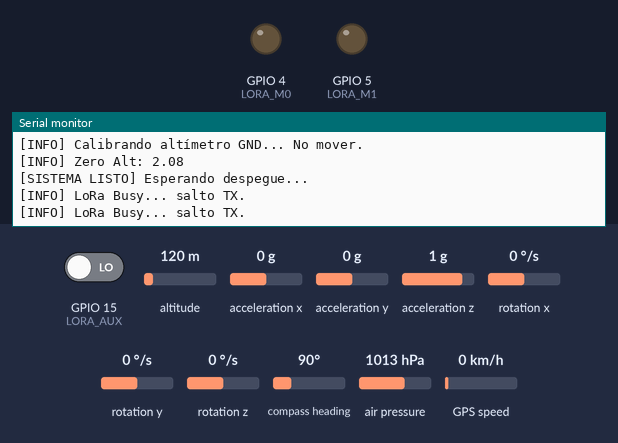
Simulated run of this sketch. Board: ESP32. Parts: output pins drawn as LEDs (lit = HIGH), the last lines printed to the serial monitor. Inputs (shaded band) come from the test bench; at power-on: air pressure 1013 hPa, GPIO 15 (LORA_AUX) LOW, GPS speed 0 km/h, altitude 120 m, acceleration x 0 g, acceleration y 0 g, acceleration z 1 g, rotation x 0 °/s, rotation y 0 °/s, rotation z 0 °/s, compass heading 90°. Storage starts empty; the GPS gets a fix after 3 s at 37.7749, -122.4194 with 8 satellites.

Above: at 2.3 s.
2.4 s: air pressure set to 952 hPa
At 3.0 s:
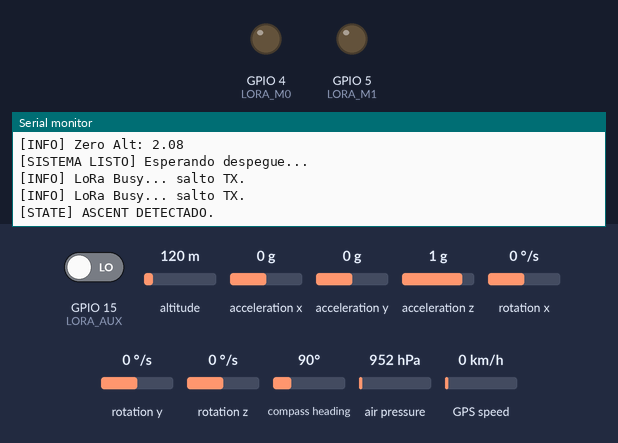
3.9 s: GPIO 15 (LORA_AUX) driven HIGH
At 5.0 s:
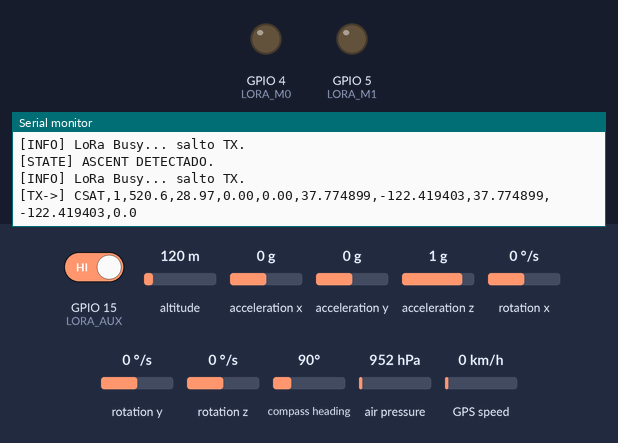
6.6 s: air pressure set to 975 hPa
At 7.1 s:
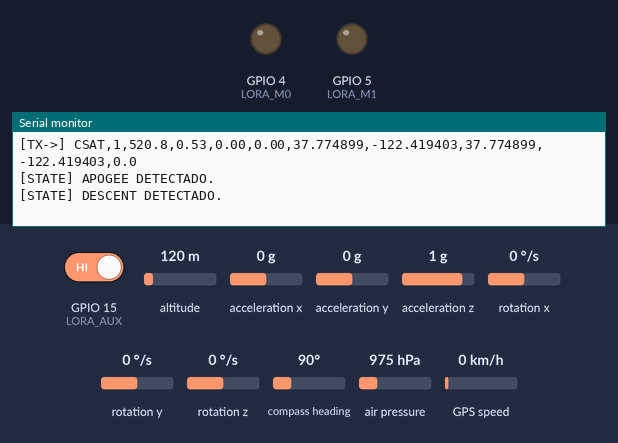
8.1 s: GPS speed set to 60 km/h
At 9.0 s:
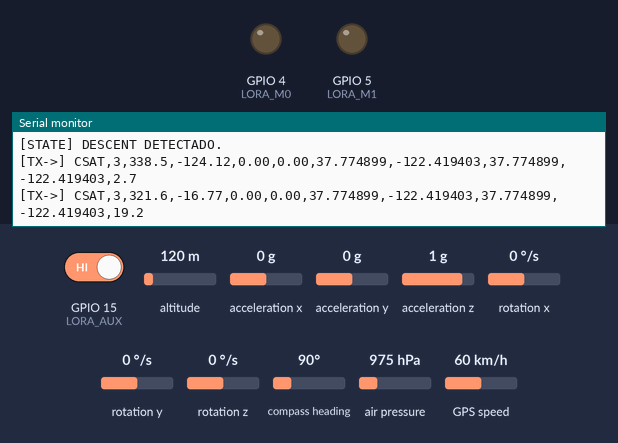
Timing chart, 0 to 11.1 s (numbered marks = the images above; inputs shaded):
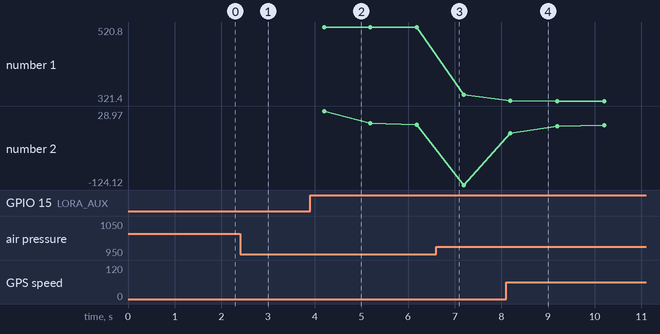

The sketch:

mision_prediccion_esp32.ino
```cpp
/*
 * =========================================================================================
 * CANSAT: MISIÓN DE PREDICCIÓN DE TRAYECTORIA Y ZONA DE ATERRIZAJE EN TIEMPO REAL
 * =========================================================================================
 * Microcontrolador: ESP32
 * Sensores:
 *   - MPU9250 (I2C): Acelerómetro, Giroscopio, Magnetómetro.
 *   - BMP280 (I2C): Presión, Temperatura, Altitud.
 *   - GPS NEO-6M (UART): Posición global, Velocidad inicial.
 *   - Módulo SD (SPI): Registro de datos locales.
 *   - Módulo LoRa EBYTE E32 (UART): Transmisión telemétrica a tierra.
 *
 * Arquitectura:
 *   - Máquina de Estados Finita No Bloqueante (millis()).
 *   - Filtro Madgwick (>100Hz) para estimación de orientación y aceleración lineal.
 *   - Fusión GPS (1Hz) + Integración Inercial para dead reckoning de velocidad horizontal.
 *   - Derivación de altitud filtrada para Tasa de Descenso (Velocidad Vertical).
 *   - Algoritmo de Predicción Espacial (Punto de Impacto).
 * =========================================================================================
 */

#include <Wire.h>
#include <SPI.h>
#include <SD.h>
#include <HardwareSerial.h>
#include <Adafruit_BMP280.h>
#include <TinyGPSPlus.h>
// Se asume el uso de una librería MPU9250 compatible (ej. hideakitai/MPU9250 o básica)
// y un filtro MadgwickAHRS. Si no dispones de ella, deberás instalarla en tu IDE.
#include "MPU9250.h"

// =========================================================================================
// DEFINICIÓN DE PINES ESP32
// =========================================================================================
// I2C (BMP280 y MPU9250 compartiendo bus)
#define I2C_SDA       21
#define I2C_SCL       22

// UART GPS (NEO-6M a 9600 baudios)
#define GPS_RX_PIN    12  // TX del GPS a RX ESP32
#define GPS_TX_PIN    13  // RX del GPS a TX ESP32
#define GPS_BAUD      9600

// UART LoRa EBYTE E32 (a 9600 baudios)
#define LORA_RX_PIN   16  // TXD LoRa a RX2 ESP32
#define LORA_TX_PIN   17  // RXD LoRa a TX2 ESP32
#define LORA_M0       4
#define LORA_M1       5
#define LORA_AUX      15

// SPI SD Card (Pines por defecto del VSPI en ESP32)
#define SD_CS_PIN     5
#define SD_MOSI_PIN   23
#define SD_MISO_PIN   19
#define SD_SCK_PIN    18

// =========================================================================================
// OBJETOS GLOBALES Y CONSTANTES
// =========================================================================================
Adafruit_BMP280 bmp;
MPU9250 mpu;
TinyGPSPlus gps;

HardwareSerial gpsSerial(1);   // UART1 para GPS
HardwareSerial loraSerial(2);  // UART2 para LoRa

File dataFile;
String fileName = "/flight_log.csv";

// =========================================================================================
// MÁQUINA DE ESTADOS
// =========================================================================================
enum FlightState {
  STATE_PRE_FLIGHT,
  STATE_ASCENT,
  STATE_APOGEE,
  STATE_DESCENT,
  STATE_LANDED
};
FlightState currentState = STATE_PRE_FLIGHT;

// =========================================================================================
// VARIABLES DEL SISTEMA DE NAVEGACIÓN Y PREDICCIÓN
// =========================================================================================
// Altímetro y Velocidad Vertical (dz/dt)
float baroAlt = 0.0;
float groundAltFloor = 0.0;     // Altitud cero en tierra
float filteredAlt = 0.0;
float verticalVelocity = 0.0;
unsigned long lastAltTime = 0;

// GPS y Dead Reckoning (Inercial + GPS)
float gpsLat = 0.0, gpsLng = 0.0;
float horizVelX = 0.0; // Velocidad Horizontal E-W (m/s)
float horizVelY = 0.0; // Velocidad Horizontal N-S (m/s)
unsigned long lastGpsTime = 0;

// Cinemática Inercial (Integración 100Hz)
unsigned long lastImuTime = 0;
float linAccelX = 0.0, linAccelY = 0.0, linAccelZ = 0.0; // Aceleración sin gravedad

// Predicción de Aterrizaje
float predictedLat = 0.0;
float predictedLng = 0.0;
float timeToLanding = 0.0;

// Temporizadores tareas
unsigned long lastTelemetryTime = 0;
unsigned long lastLogTime = 0;
const int TELEMETRY_INTERVAL = 1000; // 1Hz LoRa
const int LOG_INTERVAL = 100;        // 10Hz SD
const int IMU_INTERVAL = 10;         // 100Hz Madgwick/IMU

// =========================================================================================
// FUNCIONES AUXILIARES: LORA Y SD
// =========================================================================================
void setupLoRa() {
  pinMode(LORA_M0, OUTPUT);
  pinMode(LORA_M1, OUTPUT);
  pinMode(LORA_AUX, INPUT);

  // Set Normal Mode
  digitalWrite(LORA_M0, LOW);
  digitalWrite(LORA_M1, LOW);
  delay(100);
  loraSerial.begin(9600, SERIAL_8N1, LORA_RX_PIN, LORA_TX_PIN);
}

void setupSD() {
  if (!SD.begin(SD_CS_PIN)) {
    Serial.println("[ERROR] SD no montada o fallida.");
    return;
  }
  Serial.println("[INFO] SD Inicializada.");
  // Crear archivo con cabeceras
  dataFile = SD.open(fileName, FILE_APPEND);
  if (dataFile) {
    dataFile.println("Millis,State,Alt,dZ,Lat,Lng,Vx,Vy,PredLat,PredLng,TTL,Ax,Ay,Az");
    dataFile.close();
  }
}

void resetGroundAltitude() {
  float sum = 0;
  for (int i = 0; i < 20; i++) {
    sum += bmp.readAltitude(1013.25);
    delay(50);
  }
  groundAltFloor = sum / 20.0;
}

// =========================================================================================
// PRE-PROCESAMIENTO Y FILTROS
// =========================================================================================
// Actualizar orientación e integrar inercialmente
void updateIMU() {
  unsigned long now = millis();
  if (now - lastImuTime >= IMU_INTERVAL) { // >100 Hz
    float dt = (now - lastImuTime) / 1000.0;
    lastImuTime = now;

    if (mpu.update()) {
      // mpu.update() corre internamente el filtro Madgwick (según librería hideakitai/MPU9250)
      // Obtenemos la aceleración lineal (sin gravedad) en el marco de la Tierra (Norte, Este, Abajo).
      linAccelX = mpu.getLinearAccX(); // Eje X (Aprox compensado)
      linAccelY = mpu.getLinearAccY(); // Eje Y
      linAccelZ = mpu.getLinearAccZ(); // Eje Z (Vertical)

      // Dead Reckoning Inercial de Velocidad Horizontal entre lecturas GPS
      // Reducimos la deriva forzando a 0 si la aceleración es menor al ruido.
      if (abs(linAccelX) > 0.05) horizVelX += linAccelX * 9.81 * dt;
      if (abs(linAccelY) > 0.05) horizVelY += linAccelY * 9.81 * dt;
    }
  }
}

// Actualizar vel. vertical: Derivada de altitud con Low-Pass Básico
void updateBaroKinematics() {
  unsigned long now = millis();
  if (now - lastAltTime >= 50) { // 20 Hz
    float dt = (now - lastAltTime) / 1000.0;
    lastAltTime = now;

    float newAlt = bmp.readAltitude(1013.25) - groundAltFloor;

    // Low Pass Filter para Altitud (Suavizado)
    filteredAlt = (filteredAlt * 0.8) + (newAlt * 0.2);

    // Derivada Numérica v = (y2 - y1) / dt.  Si es negativo -> cayendo.
    float rawVel = (newAlt - baroAlt) / dt;
    verticalVelocity = (verticalVelocity * 0.9) + (rawVel * 0.1);

    baroAlt = newAlt;
  }
}

// Actualizar GPS (Corrige derivas inerciales cada 1 segundo)
void updateGPS() {
  while (gpsSerial.available() > 0) {
    if (gps.encode(gpsSerial.read())) {
      if (gps.location.isValid()) {
        gpsLat = gps.location.lat();
        gpsLng = gps.location.lng();

        // El GPS también nos da la velocidad sobre el suelo y el rumbo.
        // Convertimos a componentes cartesianos X, Y (Oeste-Este, Sur-Norte)
        if (gps.speed.isValid() && gps.course.isValid()) {
          float speedMps = gps.speed.mps();
          float courseRad = radians(gps.course.deg());

          // Corrección absoluta de la velocidad inercial (Evita el drift infinito)
          // X = Este (Seno del rumbo), Y = Norte (Coseno del rumbo)
          horizVelX = speedMps * sin(courseRad);
          horizVelY = speedMps * cos(courseRad);
        }
      }
    }
  }
}

// =========================================================================================
// ALGORITMO PREDICTOR DE ATERRIZAJE
// =========================================================================================
void runPredictionAlgorithm() {
  // Solo predecimos en descenso y si estamos cayendo a una velocidad lógica (ej. > 1 m/s)
  if (currentState == STATE_DESCENT && verticalVelocity < -1.0) {
    // Tiempo Restante = Distancia / Velocidad = Altitud / |dz/dt|
    timeToLanding = filteredAlt / abs(verticalVelocity);

    // Prevenir divisiones muy locas en ruido temporal
    if (timeToLanding > 300) timeToLanding = 300;

    // Distancia Proyectada (metros) = VelHorizontal * t
    float distX = horizVelX * timeToLanding;
    float distY = horizVelY * timeToLanding;

    // Conversión de Offset Metros a Grados Coordenadas (Aprox flat-earth para distancias cortas)
    // 1 grado Latitud = ~111.32 km. 1 grado Longitud = ~111.32 * cos(lat) km
    float deltaLat = distY / 111320.0;
    float deltaLng = distX / (111320.0 * cos(radians(gpsLat)));

    predictedLat = gpsLat + deltaLat;
    predictedLng = gpsLng + deltaLng;
  } else {
    // Si no desciende, caería teóricamente aquí mismo
    predictedLat = gpsLat;
    predictedLng = gpsLng;
    timeToLanding = 0;
  }
}

// =========================================================================================
// EVALUAR MÁQUINA DE ESTADOS
// =========================================================================================
void checkFlightState() {
  static float maxAltReached = 0;
  if (filteredAlt > maxAltReached) maxAltReached = filteredAlt;

  switch (currentState) {
    case STATE_PRE_FLIGHT:
      // Si subimos > 20 m y vel > 2m/s -> Despegue detectado
      if (filteredAlt > 20.0 && verticalVelocity > 2.0) {
        currentState = STATE_ASCENT;
        Serial.println("[STATE] ASCENT DETECTADO.");
      }
      break;

    case STATE_ASCENT:
      // Si la velocidad vertical es <= 0 y estamos altos -> Apogeo
      if (verticalVelocity <= 0.0 && filteredAlt > 30.0) {
        currentState = STATE_APOGEE;
        Serial.println("[STATE] APOGEE DETECTADO.");
      }
      break;

    case STATE_APOGEE:
      // Tras el apogeo, la velocidad cae definitivamente negativo
      if (verticalVelocity < -2.0) {
        currentState = STATE_DESCENT;
        Serial.println("[STATE] DESCENT DETECTADO.");
      }
      break;

    case STATE_DESCENT:
      // Si estamos cerca del suelo y la Tasa de Caída < 0.5 m/s prolongadamente
      if (filteredAlt < 10.0 && abs(verticalVelocity) < 1.0) {
        currentState = STATE_LANDED;
        Serial.println("[STATE] CANSAT LANDED.");
      }
      break;

    case STATE_LANDED:
      // Fin del vuelo, activa buzzer o modo bajo consumo
      break;
  }
}

// =========================================================================================
// EMPAQUETADO Y ENVÍO DE DATOS
// =========================================================================================
String buildTelemetryString() {
  // Formato: CSAT,State,Alt,dZ,Vvx,Vvy,Lat,Lng,PredLat,PredLng,TTL
  String data = "CSAT,";
  data += String(currentState) + ",";
  data += String(filteredAlt, 1) + ",";
  data += String(verticalVelocity, 2) + ",";
  data += String(horizVelX, 2) + ",";
  data += String(horizVelY, 2) + ",";
  data += String(gpsLat, 6) + ",";
  data += String(gpsLng, 6) + ",";
  data += String(predictedLat, 6) + ",";
  data += String(predictedLng, 6) + ",";
  data += String(timeToLanding, 1);
  return data;
}

void logDataToSD(String &telemetry) {
  dataFile = SD.open(fileName, FILE_APPEND);
  if (dataFile) {
    dataFile.print(millis()); dataFile.print(",");
    dataFile.print(telemetry); dataFile.print(",");
    // Añadimos datos de inercial solo a la SD para no saturar LoRa
    dataFile.print(linAccelX, 3); dataFile.print(",");
    dataFile.print(linAccelY, 3); dataFile.print(",");
    dataFile.println(linAccelZ, 3);
    dataFile.close();
  }
}

// =========================================================================================
// MAIN SETUP
// =========================================================================================
void setup() {
  Serial.begin(115200);
  while (!Serial) delay(10);

  Serial.println("============================================");
  Serial.println("  CANSAT PREDICTION MISSION - INICIALIZANDO  ");
  Serial.println("============================================");

  // 1. Buses
  Wire.begin(I2C_SDA, I2C_SCL);
  gpsSerial.begin(GPS_BAUD, SERIAL_8N1, GPS_RX_PIN, GPS_TX_PIN);

  // 2. Sensores I2C
  if (!bmp.begin(0x76)) {
    Serial.println("[ERROR] BMP280 Fail.");
  } else {
    bmp.setSampling(Adafruit_BMP280::MODE_NORMAL,
                    Adafruit_BMP280::SAMPLING_X2,
                    Adafruit_BMP280::SAMPLING_X16,
                    Adafruit_BMP280::FILTER_X16,
                    Adafruit_BMP280::STANDBY_MS_1); // Muestreo rápido
    Serial.println("[OK] BMP280 Encontrado.");
  }

  if (!mpu.setup(0x68)) {  // o 0x69
    Serial.println("[ERROR] MPU9250 Fail.");
  } else {
    Serial.println("[OK] MPU9250 Encontrado y Calibrado.");
  }

  // 3. Periféricos
  setupSD();
  setupLoRa();

  // 4. Calibración Terrestre (Establecer la cota 0)
  Serial.println("[INFO] Calibrando altímetro GND... No mover.");
  resetGroundAltitude();
  Serial.print("[INFO] Zero Alt: "); Serial.println(groundAltFloor);

  Serial.println("\n[SISTEMA LISTO] Esperando despegue...");
}

// =========================================================================================
// MAIN LOOP (NO BLOQUEANTE)
// =========================================================================================
void loop() {
  unsigned long now = millis();

  // -- 1. ACTUALIZAR SENSORES --
  updateIMU();             // ~100 Hz: Filtro Madgwick e Integración Aceleraciones Lineales
  updateBaroKinematics();  // ~20 Hz: LPF Altitud, Derivación Tasa Descenso dZ
  updateGPS();             // Continuo UART (1Hz ref): Anclaje de Velocidad Horizontal ABS

  // -- 2. LÓGICA DE MISIÓN --
  checkFlightState();
  runPredictionAlgorithm();

  // -- 3. LOGGING (SD) a ~10 Hz --
  if (now - lastLogTime >= LOG_INTERVAL) {
    lastLogTime = now;
    String tData = buildTelemetryString();
    logDataToSD(tData);
  }

  // -- 4. TELEMETRÍA (LoRa) a 1 Hz --
  if (now - lastTelemetryTime >= TELEMETRY_INTERVAL) {
    lastTelemetryTime = now;
    String tData = buildTelemetryString();

    // Transmitir asegurando disponibilidad en caso del E32 (verificando AUX si fuera bloquente,
    // pero para no bloquear el bucle asumimos TX buffer asincrono).
    if (digitalRead(LORA_AUX) == HIGH) {
      loraSerial.println(tData);
      Serial.print("[TX->] ");
      Serial.println(tData); // Monitoreo en PC
    } else {
      Serial.println("[INFO] LoRa Busy... salto TX.");
    }
  }
}
```

Measured:
- after the input at 2.4 s, the serial monitor: prints a new line at once (image 1)
- after the input at 3.9 s, the serial monitor: prints a new line after 0.31 s (image 2)
- after the input at 6.6 s, the serial monitor: prints a new line after 0.05 s (image 3)
- plotted number 1: 520.8 → 338.5 after the input at 6.6 s
- plotted number 2: 0.53 → -124.12 after the input at 6.6 s
